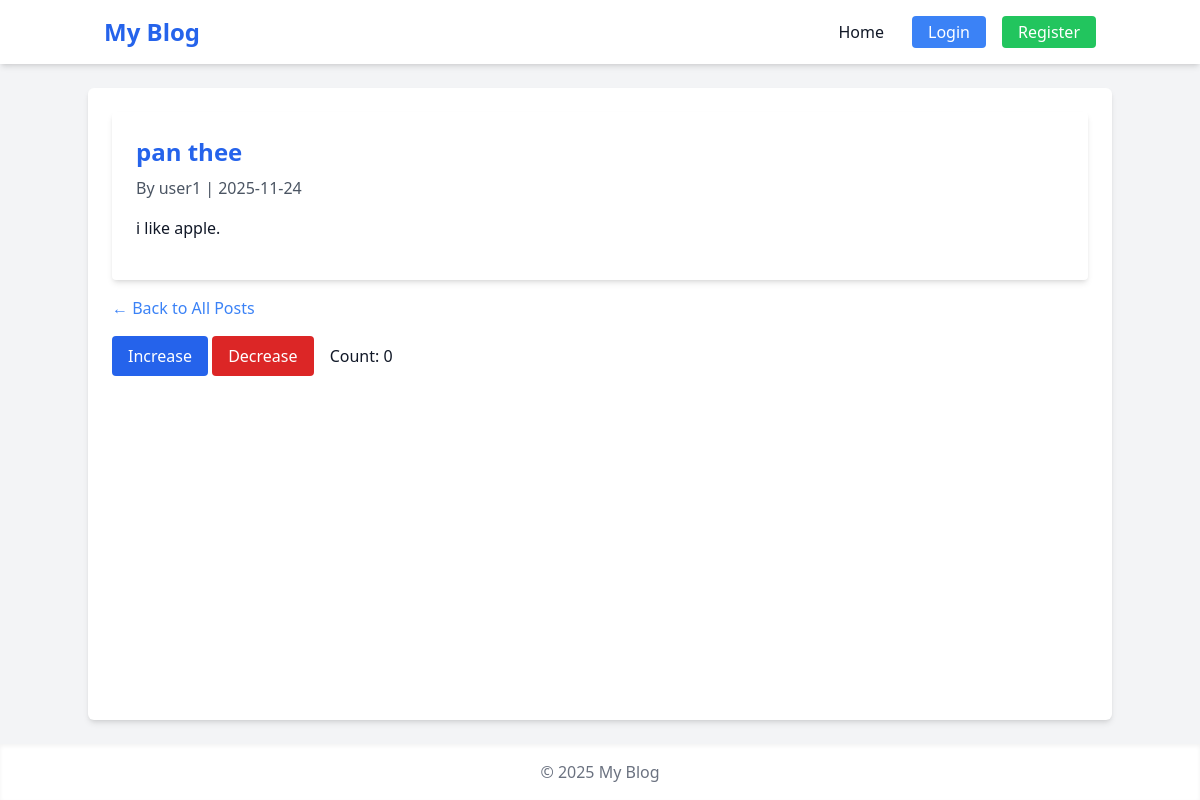
Screenshot of /post/123_panthee/ with the database file from the repository.
### blog/models.py (models this page shows, shortened)
class Post(models.Model):
    title = models.CharField(max_length=200)
    slug = models.SlugField(unique=True)
    content = models.TextField()
    category = models.ForeignKey(Category, on_delete=models.CASCADE)
    author = models.ForeignKey(User, on_delete=models.CASCADE, related_name='posts')
    created_at = models.DateTimeField(auto_now_add=True)

### blog/views.py (the view)
# urls.py: path("post/<slug:slug>/", views.post_detail, name="post_detail"),
def post_detail(request, slug):
    post = get_object_or_404(Post, slug=slug)
    return render(request, "blog/post_detail.html", {
        "post": post
    })

### blog/templates/blog/post_detail.html (shortened to what this page needs)
{% extends "base.html" %}
{% block content %}
<div class="bg-white p-6 rounded shadow-md">
  <h2 class="text-2xl font-bold mb-2 text-blue-600">{{ post.title }}</h2>
  <p class="text-gray-600 mb-4">By {{ post.author.username }} | {{ post.created_at|date:"Y-m-d" }}</p>
  <div class="mb-4">
    {{ post.content|linebreaks }}
  </div>
</div>
<a href="{% url 'post_list' %}" class="mt-4 inline-block text-blue-500 hover:underline">
  &larr; Back to All Posts
</a>
{% endblock %}

### rows the page displays
Post: title "pan thee", author.username "user1", created_at "2025-11-24", content "i like apple."
